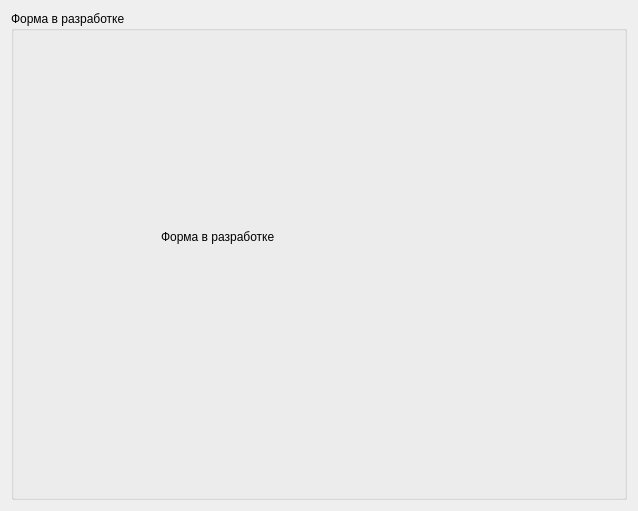
<?xml version="1.0" encoding="UTF-8"?>
<ui version="4.0">
 <class>Form_in_work</class>
 <widget class="QWidget" name="Form_in_work">
  <property name="geometry">
   <rect>
    <x>0</x>
    <y>0</y>
    <width>638</width>
    <height>511</height>
   </rect>
  </property>
  <property name="windowTitle">
   <string>Form</string>
  </property>
  <layout class="QHBoxLayout" name="horizontalLayout">
   <item>
    <widget class="QGroupBox" name="groupBox">
     <property name="title">
      <string>Форма в разработке</string>
     </property>
     <widget class="QLabel" name="label">
      <property name="geometry">
       <rect>
        <x>150</x>
        <y>140</y>
        <width>301</width>
        <height>171</height>
       </rect>
      </property>
      <property name="text">
       <string>Форма в разработке</string>
      </property>
     </widget>
    </widget>
   </item>
  </layout>
 </widget>
 <resources/>
 <connections/>
</ui>
